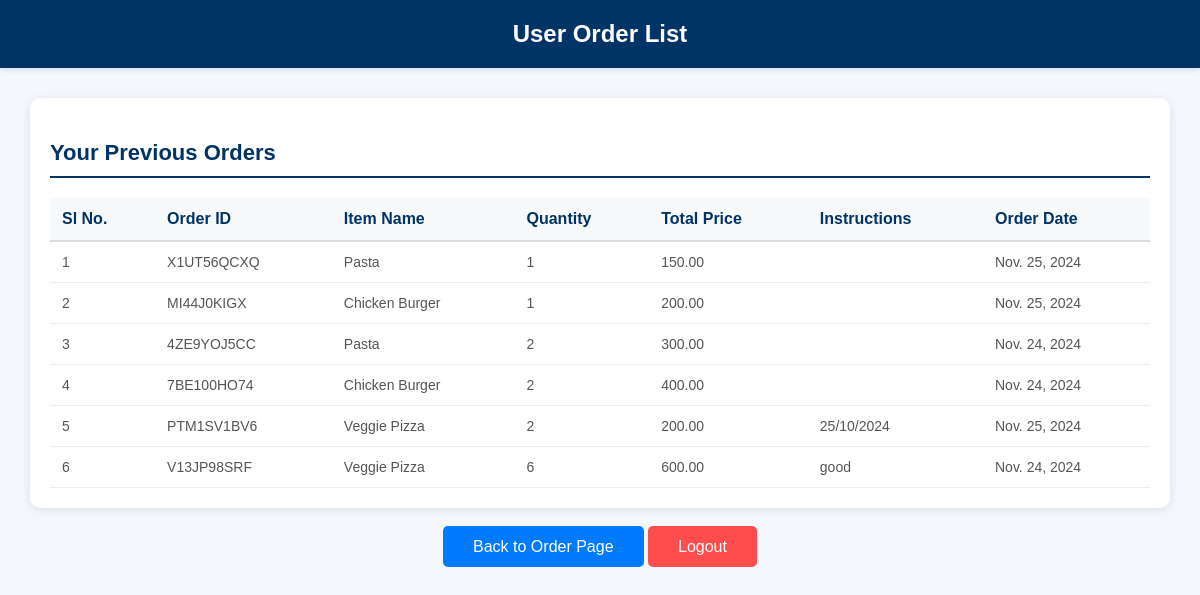
Screenshot of /order_list/ (signed in) with the database file from the repository.
### core/models.py (models this page shows, shortened)
class Order(models.Model):
    order_id = models.CharField(max_length=10, unique=True)
    user = models.ForeignKey(User, on_delete=models.CASCADE, null=True, blank=True)
    item = models.ForeignKey(Item, on_delete=models.CASCADE)
    quantity = models.PositiveIntegerField()
    total_price = models.DecimalField(max_digits=10, decimal_places=2)
    special_instruction = models.TextField(blank=True)
    created_at = models.DateTimeField(auto_now_add=True)
    order_date = models.DateField(null=True, blank=True)

class Item(models.Model):
    name = models.CharField(max_length=100)
    description = models.TextField()
    price = models.DecimalField(max_digits=10, decimal_places=2)
    stock = models.PositiveIntegerField()

### core/views.py (the view)
# urls.py: path('order_list/', views.order_list, name='order_list'),
@login_required
def order_list(request):
    orders = Order.objects.filter(user=request.user).order_by('-created_at')
    return render(request, 'order_list.html', {'orders': orders})

### templates/order_list.html (shortened to what this page needs)
<!DOCTYPE html>
<html lang="en">
<head>
    <link href="https://cdn.jsdelivr.net/npm/sweetalert2@11.7.9/dist/sweetalert2.min.css" rel="stylesheet">
</head>
<body>
    <div class="header">
        User Order List
    </div>
    <div class="order-list-container">
        <h3>Your Previous Orders</h3>
        <table>
            <thead>
                <tr>
                    <th>Sl No.</th>
                    <th>Order ID</th>
                    <th>Item Name</th>
                    <th>Quantity</th>
                    <th>Total Price</th>
                    <th>Instructions</th>
                    <th>Order Date</th>
                </tr>
            </thead>
            <tbody>
                {% for order in orders %}
                    <tr>
                        <td>{{ forloop.counter }}</td>
                        <td>{{ order.order_id }}</td>
                        <td>{{ order.item.name }}</td>
                        <td>{{ order.quantity }}</td>
                        <td>{{ order.total_price }}</td>
                        <td>{{ order.special_instruction }}</td>
                        <td>{{ order.order_date }}</td>
                    </tr>
                {% empty %}
                    <tr>
                        <td colspan="6" style="text-align: center; color: #888; font-style: italic;">No orders found.</td>
                    </tr>
                {% endfor %}
            </tbody>
        </table>
    </div>
    <div class="btn-container">
        <a href="{% url 'place_order' %}" class="btn">Back to Order Page</a>
        <a href="{% url 'login' %}" class="btn" style="background-color: #ff4d4d;">Logout</a>
    </div>
</body>
</html>

### templates/order_list.html (style rules this page uses)
body { font-family: 'Arial', sans-serif; margin: 0; padding: 0; background-color: #f4f7fc; color: #333; }
.header { background-color: #003366; color: white; padding: 20px; text-align: center; font-size: 24px; font-weight: bold; box-shadow: 0 2px 5px rgba(0, 0, 0, 0.1); }
.order-list-container { max-width: 1100px; margin: 30px auto; padding: 20px; background-color: white; border-radius: 10px; box-shadow: 0 2px 10px rgba(0, 0, 0, 0.1); }
.order-list-container h3 { color: #003366; margin-bottom: 20px; font-size: 22px; border-bottom: 2px solid #003366; padding-bottom: 10px; }
table { width: 100%; border-collapse: collapse; margin-top: 20px; }
table thead { background-color: #f8f9fa; text-align: left; }
table th { padding: 12px; font-size: 16px; color: #003366; border-bottom: 2px solid #ddd; }
table td { padding: 12px; font-size: 14px; color: #555; border-bottom: 1px solid #eee; }
.btn-container { text-align: center; margin-top: 20px; }
.btn { background-color: #007BFF; color: white; padding: 12px 30px; font-size: 16px; border: none; border-radius: 5px; cursor: pointer; text-decoration: none; transition: background-color 0.3s ease; }

### rows the page displays
Order: order_id "X1UT56QCXQ", item.name "Pasta", quantity "1", total_price "150.00", order_date "Nov. 25, 2024"
Order: order_id "MI44J0KIGX", item.name "Chicken Burger", quantity "1", total_price "200.00", order_date "Nov. 25, 2024"
Order: order_id "4ZE9YOJ5CC", item.name "Pasta", quantity "2", total_price "300.00", order_date "Nov. 24, 2024"
Order: order_id "7BE100HO74", item.name "Chicken Burger", quantity "2", total_price "400.00", order_date "Nov. 24, 2024"
Order: order_id "PTM1SV1BV6", item.name "Veggie Pizza", quantity "2", total_price "200.00", special_instruction "25/10/2024", order_date "Nov. 25, 2024"
Order: order_id "V13JP98SRF", item.name "Veggie Pizza", quantity "6", total_price "600.00", special_instruction "good", order_date "Nov. 24, 2024"
